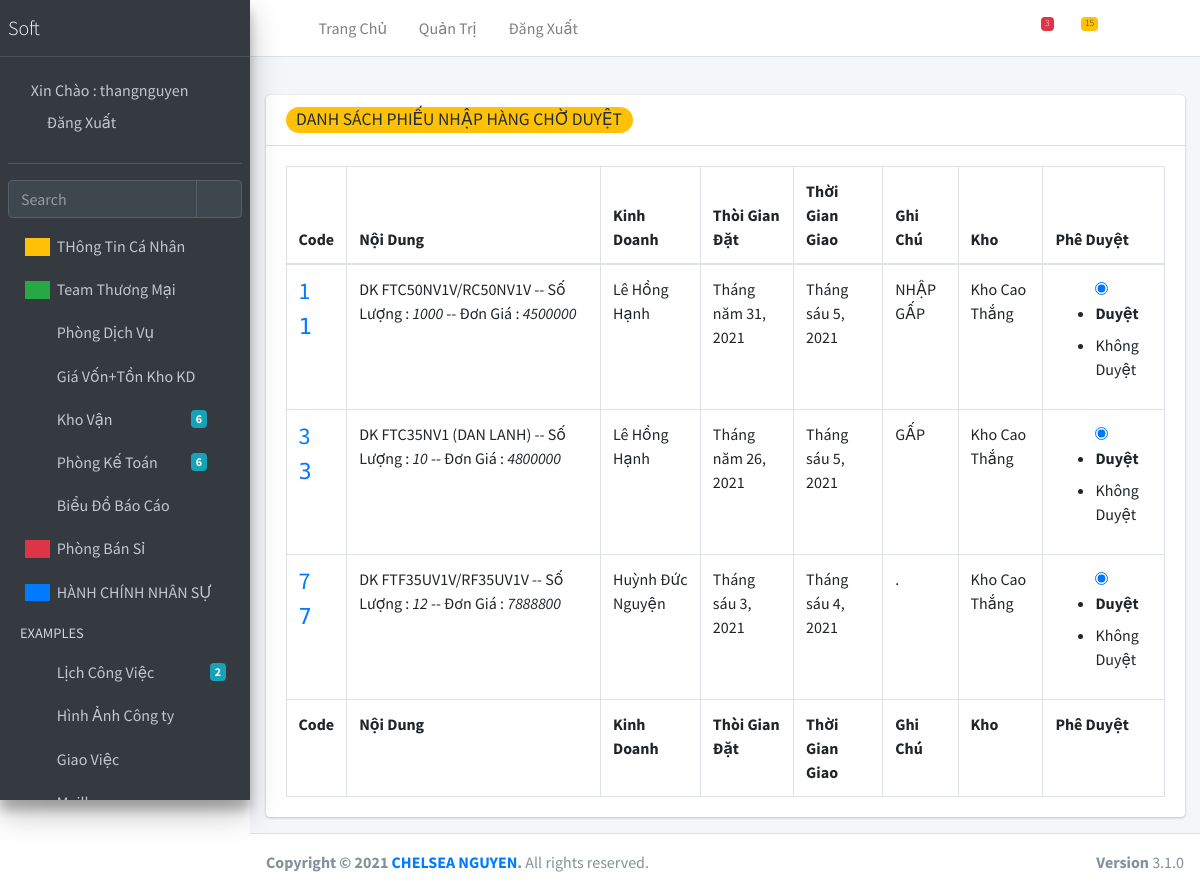
Page /nhap-hang-chua-duyet (signed in) on the committed database.
### khovan/models.py (models this page shows, shortened)
class Phieunhaphang(models.Model):
    code  =  models.CharField(max_length=200,blank=False,null=False,verbose_name='Barcode',unique=True)
    nhacungcap  =  models.ForeignKey(Nhacungcap, on_delete = models.CASCADE, verbose_name='Nhà cung cấp' )
    noidung = models.JSONField(blank=False,null=False,verbose_name='Nội Dung ')
    username = models.ForeignKey(User, on_delete=models.CASCADE, verbose_name='Tài Khoản')
    nhanvien =  models.CharField(max_length=200,blank=True,null=True,verbose_name='Tên Kinh doanh(không  điền trường này)')
    kho = models.ForeignKey(Khohang, on_delete=models.CASCADE, verbose_name='Kho')
    tinhtrang = models.BooleanField(verbose_name='Duyệt')
    tuchoi = models.BooleanField(verbose_name='Từ Chối')
    thoigiantao = models.DateField()
    thoigiannhanhang = models.DateField()
    ghichu = models.CharField(default=".",max_length=200,blank=False,null=False,verbose_name='Ghi Chú  ')
    phanhoi =  models.CharField(default=".",max_length=200,blank=False,null=False,verbose_name='Phản Hồi  ')
    class Meta:
        verbose_name = "PHIẾU NHẬP XUẤT HÀNG "
        verbose_name_plural = 'PHIẾU NHẬP XUẤT HÀNG'

class Khohang(models.Model):
    tenkho = models.CharField(max_length=200,blank=False,null=False,verbose_name='Tên Kho')
    diachi = models.CharField(max_length=500,blank=True,null=True,verbose_name='Địa Chỉ')
    class Meta:
        verbose_name = "KHO HÀNG "
        verbose_name_plural = 'KHO HÀNG'
    def __str__(self):
        return self.tenkho

### khovan/views.py (the view)
# urls.py: path('nhap-hang-chua-duyet',Nhaphangchuaduyet.as_view(),name='nhaphangchuaduyet'),
class Nhaphangchuaduyet(LoginRequiredMixin, View):
    login_url = 'login/'
    def get(self, request):
        hanghoa = Hanghoa.objects.all()
        khohang = Khohang.objects.all()
        pnh_nonactive = Phieunhaphang.objects.filter(tinhtrang=False)
        context = {
            'hanghoa': hanghoa,
            'khohang': khohang,
            'pnh_nonactive': pnh_nonactive,
        }
        return render(request, 'nhaphangchuaduyet.html', context)

### templates/nhaphangchuaduyet.html (shortened to what this page needs)
{% extends 'base.html'%}
{%load static%}
{%block cssnhaphang%}
<link rel="stylesheet" href="{% static 'plugins/datatables-bs4/css/dataTables.bootstrap4.min.css'%}">
  <link rel="stylesheet" href="{% static 'plugins/datatables-responsive/css/responsive.bootstrap4.min.css'%}">
  <link rel="stylesheet" href="{% static 'plugins/datatables-buttons/css/buttons.bootstrap4.min.css'%}">
  <link rel="stylesheet" href="{% static 'dist/css/adminlte.min.css'%}">
{%endblock%}
{%block nhaphangchuaduyet%}
<div class="content-wrapper">
    <section class="content-header">
    </section>
    <section class="content">
        <div class="container-fluid">
            <div class="row">
                <div class="col-12">
                    <div class="card">
                        <div class="card-header">
                            <h3 class="card-title badge badge-pill badge-warning">
                              DANH SÁCH PHIẾU NHẬP HÀNG CHỜ DUYỆT
                            </h3>
                        </div>
                        <div class="card-body">
                            <table id="example2" class="table table-bordered table-hover">
                                <thead>
                                <tr>
                                    <th>Code</th>
                                    <th>Nội Dung</th>
                                    <th>Kinh Doanh</th>
                                    <th>Thòi Gian Đặt</th>
                                    <th>Thời Gian Giao</th>
                                    <th>Ghi Chú</th>
                                    <th>Kho</th>
                                    <th>Phê Duyệt</th>
                                </tr>
                                </thead>
                                <tbody>
                                {%for item in pnh_nonactive %}
                                <tr>
                                    <td>
                                        <a href="{% url 'duyetnhaphang' item.id %}">
                                            <h4>{{item.code}}</h4>
                                            <h6 style="font-family: 'Libre Barcode 39';font-size: 22px;">
                                                {{item.code}} </h6>
                                        </a>
                                    </td>
                                    <td>
                                        {{item.noidung.tenhang_1}} -- Số Lượng : <i>{{item.noidung.soluong_1}}</i> --
                                        Đơn Giá :<i> {{item.noidung.dongia_1}} </i>
                                        <br>
                                        <br>
                                        <br>
                                    </td>
                                    <td>{{item.nhanvien}}</td>
                                    <td>{{item.thoigiantao}}</td>
                                    <td>{{item.thoigiannhanhang}}</td>
                                    <td>{{item.ghichu}}</td>
                                    <td>{{item.kho}}</td>
                                    <td>{% if item.tinhtrang == False %}
                                    	<ul>
                                    		<li>
                                    			<div class="radio">
                                    				<label>
                                    					<input type="radio" name="" id="input" value="" checked="checked">
                                    					Duyệt
                                    				</label>
                                    			</div>
                                    		</li>
                                    		<li>
                                    			Không Duyệt
                                    		</li>
                                    	</ul>
                                        {%endif%}
                                    </td>
                                </tr>
                                {%endfor%}
                                </tbody>
                                <tfoot>
                                <tr>
                                    <th>Code</th>
                                    <th>Nội Dung</th>
                                    <th>Kinh Doanh</th>
                                    <th>Thòi Gian Đặt</th>
                                    <th>Thời Gian Giao</th>
                                    <th>Ghi Chú</th>
                                    <th>Kho</th>
                                    <th>Phê Duyệt</th>
                                </tr>
                                </tfoot>
                            </table>
                        </div>
                    </div>
                </div>
            </div>
        </div>
    </section>
</div>
{%endblock%}

### templates/base.html (shortened to what this page needs)
{%load static%}
<!DOCTYPE html>
<html lang="en">
<head>
  <link rel="stylesheet" href="{% static 'plugins/fontawesome-free/css/all.min.css'%}">
  <link rel="stylesheet" href="{% static 'https://code.ionicframework.com/ionicons/2.0.1/css/ionicons.min.css'%}">
  <link rel="stylesheet" href="{% static 'plugins/tempusdominus-bootstrap-4/css/tempusdominus-bootstrap-4.min.css'%}">
  <link rel="stylesheet" href="{% static 'plugins/icheck-bootstrap/icheck-bootstrap.min.css'%}">
  <link rel="stylesheet" href="{% static 'plugins/jqvmap/jqvmap.min.css'%}">
  <link rel="stylesheet" href="{% static 'dist/css/adminlte.min.css'%}">
  <link rel="stylesheet" href="{% static 'plugins/overlayScrollbars/css/OverlayScrollbars.min.css'%}">
  <link rel="stylesheet" href="{% static 'plugins/daterangepicker/daterangepicker.css'%}">
  <link rel="stylesheet" href="{% static 'plugins/summernote/summernote-bs4.min.css'%}">
  {%block cssnhaphang%}
  {%endblock%}
</head>
<body class="hold-transition sidebar-mini layout-fixed">
<div class="wrapper">
  <nav class="main-header navbar navbar-expand navbar-white navbar-light">
    <ul class="navbar-nav">
      <li class="nav-item">
        <a class="nav-link" data-widget="pushmenu" href="#" role="button"><i class="fas fa-bars"></i></a>
      </li>
      <li class="nav-item d-none d-sm-inline-block">
        <a href="{% url 'index' %}" class="nav-link">Trang Chủ</a>
      </li>
      <li class="nav-item d-none d-sm-inline-block">
        <a href="admin/" class="nav-link">Quản Trị</a>
      </li>
       <li class="nav-item d-none d-sm-inline-block">
        <a href="{% url 'logout' %}" class="nav-link">Đăng Xuất</a>
      </li>
    </ul>
    <ul class="navbar-nav ml-auto">
      <li class="nav-item">
        <a class="nav-link" data-widget="navbar-search" href="#" role="button">
          <i class="fas fa-search"></i>
        </a>
      </li>
      <li class="nav-item dropdown">
        <a class="nav-link" data-toggle="dropdown" href="#">
          <i class="far fa-comments"></i>
          <span class="badge badge-danger navbar-badge">3</span>
        </a>
      </li>
      <li class="nav-item dropdown">
        <a class="nav-link" data-toggle="dropdown" href="#">
          <span class="badge badge-warning navbar-badge">15</span>
        </a>
      </li>
      <li class="nav-item">
        <a class="nav-link" data-widget="fullscreen" href="#" role="button">
          <i class="fas fa-expand-arrows-alt"></i>
        </a>
      </li>
      <li class="nav-item">
        <a class="nav-link" data-widget="control-sidebar" data-slide="true" href="#" role="button">
          <i class="fas fa-th-large"></i>
        </a>
      </li>
    </ul>
  </nav>
  <aside class="main-sidebar sidebar-dark-primary elevation-4">
    <a href="{% url 'index' %}" class="brand-link">
      <span class="brand-text font-weight-light">Soft </span>
    </a>
    <div class="sidebar">
      <div class="user-panel mt-3 pb-3 mb-3 d-flex">
        <div class="image">
        </div>
        <div class="info">
          <a href="#" class="d-block">Xin Chào  : {{user.username}}</a>
          <a href="{% url 'logout' %}" class="nav-link">Đăng Xuất</a>
        </div>
      </div>
      <div class="form-inline">
        <div class="input-group" data-widget="sidebar-search">
          <input class="form-control form-control-sidebar" type="search" placeholder="Search" aria-label="Search">
          <div class="input-group-append">
            <button class="btn btn-sidebar">
              <i class="fas fa-search fa-fw"></i>
            </button>
          </div>
        </div>
      </div>
      <nav class="mt-2">
        <ul class="nav nav-pills nav-sidebar flex-column" data-widget="treeview" role="menu" data-accordion="false">
               <li class="nav-item">
            <a href="#" class="nav-link">
              <i class="nav-icon fas fa-copy info-box-icon bg-warning "></i>
              <p>
                THông Tin Cá Nhân
                <i class="fas fa-angle-left right"></i>
              </p>
            </a>
          </li>
           <li class="nav-item">
            <a href="#" class="nav-link">
              <i class="nav-icon fas fa-copy info-box-icon bg-success"></i>
              <p>
                Team Thương Mại
                <i class="fas fa-angle-left right"></i>
              </p>
            </a>
          </li>
          <li class="nav-item">
            <a href="#" class="nav-link">
              <i class="nav-icon fas fa-copy"></i>
              <p>
                Phòng Dịch Vụ
                <i class="fas fa-angle-left right"></i>
              </p>
            </a>
          </li>
           <li class="nav-item">
            <a href="#" class="nav-link">
              <i class="nav-icon fas fa-copy"></i>
              <p>
                Giá Vốn+Tồn Kho KD
                <i class="fas fa-angle-left right"></i>
              </p>
            </a>
          </li>
          <li class="nav-item">
            <a href="#" class="nav-link">
              <i class="nav-icon fas fa-copy"></i>
              <p>
                Kho Vận
                <i class="fas fa-angle-left right"></i>
                <span class="badge badge-info right">6</span>
              </p>
            </a>
          </li>
          <li class="nav-item">
            <a href="#" class="nav-link">
              <i class="nav-icon fas fa-copy"></i>
              <p>
                Phòng Kế Toán
                <i class="fas fa-angle-left right"></i>
                <span class="badge badge-info right">6</span>
              </p>
            </a>
          </li>
          <li class="nav-item">
            <a href="#" class="nav-link">
              <i class="nav-icon fas fa-chart-pie"></i>
              <p>
                Biểu Đồ Báo Cáo
                <i class="right fas fa-angle-left"></i>
              </p>
            </a>
          </li>
          <li class="nav-item">
            <a href="#" class="nav-link">
              <i class="nav-icon fas fa-tree info-box-icon bg-red"></i>
              <p>
                Phòng Bán Sỉ
                <i class="fas fa-angle-left right"></i>
              </p>
            </a>
          </li>
          <li class="nav-item">
            <a href="#" class="nav-link">
              <i class="nav-icon fas fa-edit  info-box-icon bg-blue"></i>
              <p>
                HÀNH CHÍNH NHÂN SỰ
                <i class="fas fa-angle-left right"></i>
              </p>
            </a>
          </li>
          <li class="nav-header">EXAMPLES</li>
          <li class="nav-item">
            <a href="#" class="nav-link">
              <i class="nav-icon far fa-calendar-alt"></i>
              <p>
                Lịch Công Việc
                <span class="badge badge-info right">2</span>
              </p>
            </a>
          </li>
          <li class="nav-item">
            <a href="#" class="nav-link">
              <i class="nav-icon far fa-image"></i>
              <p>
                Hình Ảnh Công ty
              </p>
            </a>
          </li>
          <li class="nav-item">
            <a href="#" class="nav-link">
              <i class="nav-icon fas fa-columns"></i>
              <p>
                Giao Việc
              </p>
            </a>
          </li>
          <li class="nav-item">
            <a href="#" class="nav-link">
              <i class="nav-icon far fa-envelope"></i>
              <p>
                Mailbox
                <i class="fas fa-angle-left right"></i>
              </p>
            </a>
          </li>
        </ul>
      </nav>
    </div>
  </aside>
  {%block nhaphangchuaduyet%}
  {%endblock%}
  <footer class="main-footer">
    <strong>Copyright &copy; 2021 <a href="https://zalo.me/0979754485">CHELSEA NGUYEN</a>.</strong>
    All rights reserved.
    <div class="float-right d-none d-sm-inline-block">
      <b>Version</b> 3.1.0
    </div>
  </footer>
</div>
</body>
</html>

### rows in the picture
Phieunhaphang: code "1", noidung.tenhang_1 "DK FTC50NV1V/RC50NV1V", noidung.soluong_1 "1000", noidung.dongia_1 "4500000", nhanvien "Lê Hồng Hạnh", thoigiantao "Tháng năm 31, 2021", thoigiannhanhang "Tháng sáu 5, 2021", ghichu "NHẬP GẤP", kho "Kho Cao Thắng"
Phieunhaphang: code "3", noidung.tenhang_1 "DK FTC35NV1 (DAN LANH)", noidung.soluong_1 "10", noidung.dongia_1 "4800000", nhanvien "Lê Hồng Hạnh", thoigiantao "Tháng năm 26, 2021", thoigiannhanhang "Tháng sáu 5, 2021", ghichu "GẤP", kho "Kho Cao Thắng"
Phieunhaphang: code "7", noidung.tenhang_1 "DK FTF35UV1V/RF35UV1V", noidung.soluong_1 "12", noidung.dongia_1 "7888800", nhanvien "Huỳnh Đức Nguyện", thoigiantao "Tháng sáu 3, 2021", thoigiannhanhang "Tháng sáu 4, 2021", ghichu ".", kho "Kho Cao Thắng"

### other values in the picture
{{ user.username }} "thangnguyen"
